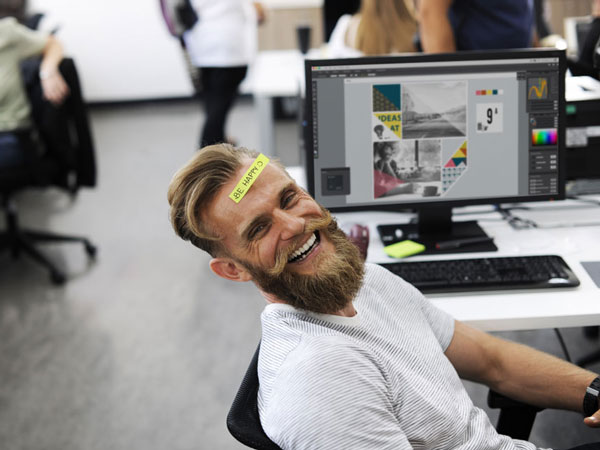
#> input picture templates/img/about1.jpg, 600 x 450 px
$ python -i facedetector.py   (imports and definitions only)
#> lines starting #> are read from the running program, lines starting #| are printed output that depends on the picture
import numpy as np
import cv2
from sklearn import model_selection
from sklearn.linear_model import LogisticRegression
import pickle
class facedetect:
    def __init__(self):
        self.subjects = ["", "CAN", "CHERPRANG","IZURINA","JAA",'JANE','JENNIS','JIB','KAEW','KAIMOOK','KATE','KORN','MAYSA','MIND','MIORI','MOBILE','MUSIC','NAMNUENG','NAMSAI','NINK',"NOEY","ORN","PIAM","PUN","PUPE","SATCHAN","TARWAAN"]
        self.model = pickle.load(open("LRmodel05.model", 'rb'))
        #self.model.read('./model21_1000.xml')
        self.face_cascade = cv2.CascadeClassifier('opencv-files/lbpcascade_frontalface.xml')
    def detect(self,img):
        pic = img.copy()
        gray_img = cv2.GaussianBlur(pic,(41,41),0) #v1 = 21,21
        gray_img = cv2.cvtColor(gray_img,cv2.COLOR_BGR2GRAY)
        facepre = cv2.cvtColor(pic,cv2.COLOR_BGR2GRAY)
        faces = self.face_cascade.detectMultiScale(gray_img,scaleFactor =1.05,minNeighbors = 5)
        labellist = []
        labeltextlist = []
        for x,y,w,h in faces:
            #label= self.model.predict(cv2.resize(facepre[y:y+w, x:x+h], (64,64), interpolation=cv2.INTER_CUBIC))
            resize = cv2.resize(facepre[y:y+w, x:x+h], (64,64), interpolation=cv2.INTER_CUBIC)
            flat = resize.flatten()
            label = self.model.predict(flat.reshape(1,-1))
            labellist.append(label)
            labeltextlist.append(self.subjects[label[0]])
        print(labeltextlist)
        count = 0
        for x,y,w,h in faces:
            cv2.rectangle(pic, (x, y), (x+w, y+h), (0, 255, 0), 2)
            cv2.putText(pic, labeltextlist[count], (x, y), cv2.FONT_HERSHEY_PLAIN, 1.5, (0, 255, 0), 2)
            count+=1
        return pic,labeltextlist
    def predict(self,path):
        self.img = cv2.imread(path)
        self.predicted_img1,labellist = self.detect(self.img)
        self.resize = cv2.resize(self.predicted_img1, (int(self.img.shape[1]),int(self.img.shape[0])), interpolation=cv2.INTER_CUBIC)
        return self.resize,labellist

>>> import cv2
>>> picture = cv2.imread('templates/img/about1.jpg', cv2.IMREAD_GRAYSCALE)
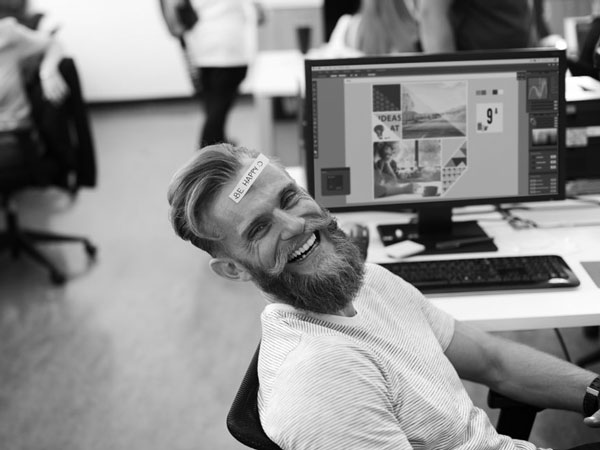
#> picture: shape (450, 600); min 0, max 255, mean 138.8
#> (the run stopped early here; a loop or call above may not have finished)

$ run again, on templates/img/about2.jpg
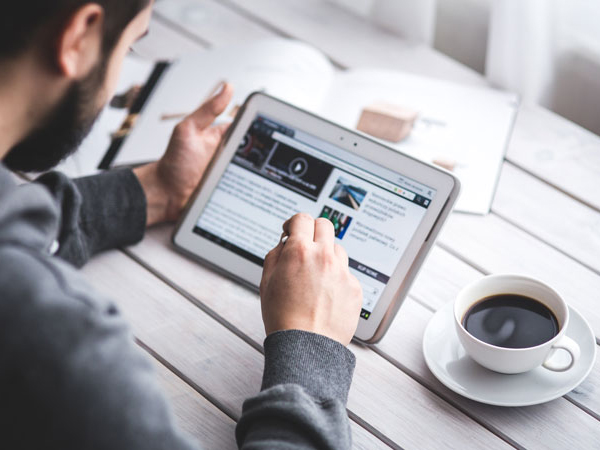
#> input picture templates/img/about2.jpg, 600 x 450 px
#> `picture = cv2.imread('templates/img/about1.jpg', cv2.IMREAD_GRAYSCALE)`:
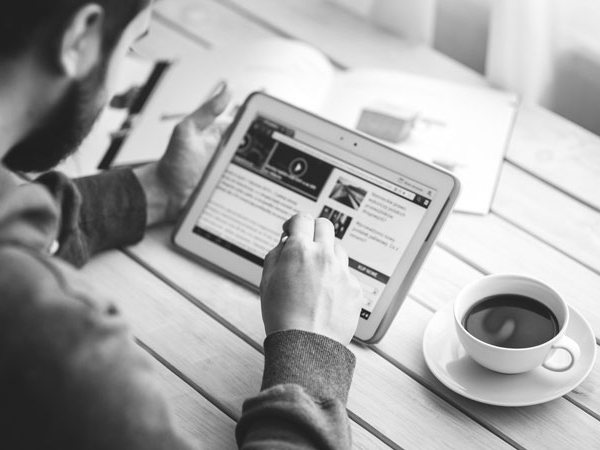
#> picture: shape (450, 600); min 20, max 255, mean 165.9

$ run again, on templates/img/author.jpg
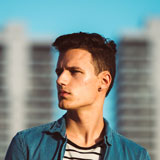
#> input picture templates/img/author.jpg, 160 x 160 px
#> `picture = cv2.imread('templates/img/about1.jpg', cv2.IMREAD_GRAYSCALE)`:
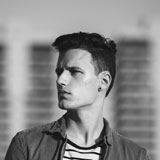
#> picture: shape (160, 160); min 0, max 252, mean 137.1
